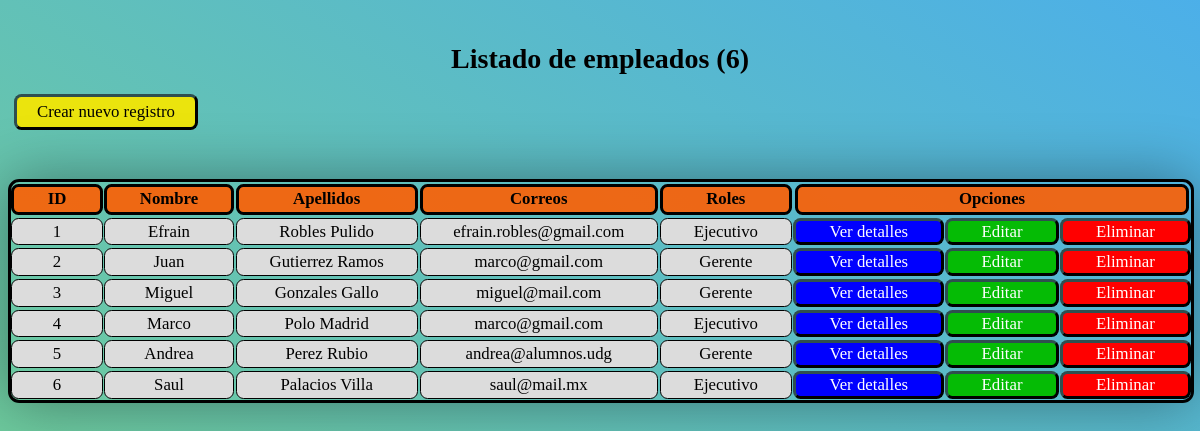
The app's page /B1/Administrador/empleados_lista.php with its own data.
### tables this page shows
CREATE TABLE `empleados` (
  `id` int(11) NOT NULL,
  `nombre` varchar(128) NOT NULL,
  `apellidos` varchar(128) NOT NULL,
  `correo` varchar(128) NOT NULL,
  `pass` varchar(32) NOT NULL,
  `rol` int(1) NOT NULL,
  `archivo_n` varchar(255) NOT NULL,
  `archivo` varchar(128) NOT NULL,
  `status` int(1) NOT NULL DEFAULT 1,
  `eliminado` int(1) NOT NULL DEFAULT 0
);

### B1/Administrador/empleados_lista.php (the view, shortened to what this page needs)
<?php
    $con = conecta();
?>
<html>
    <head>
        <link href="./css/style.css?v=<?php echo time(); ?>" rel="stylesheet" type="text/css">
    </head>
    <body>
        <?php
            $sql = "SELECT * FROM empleados
                    WHERE status = 1 AND eliminado = 0";
            $res = $con->query($sql);
            $num = $res->num_rows;
            echo "<br><h1>Listado de empleados ($num)</h1>";
        ?>
        <a class='opciones' id="crearRegistro" href="./empleados_alta.php">Crear nuevo registro</a><br><br>
        <br>
        <div class="table">
            <div class='header' id="id"><b>ID</b></div>
            <div class='header' id="nombre"><b>Nombre</b></div>
            <div class='header' id="apellidos"><b>Apellidos</b></div>
            <div class='header' id="correo"><b>Correos</b></div>
            <div class='header' id="rol"><b>Roles</b></div>
            <div class="header" id="opciones"><b>Opciones</b></div>
            <?php
                while($row = $res->fetch_array()){
                    $id = $row["id"];
                    $nombre = $row["nombre"];
                    $apellidos = $row["apellidos"];
                    $correo = $row["correo"];
                    $rol = $row["rol"] == 1?"Ejecutivo":"Gerente";
                    echo "<div class='info' id='$id'>$id</div>
                        <div class='info' id='nombre'>$nombre</div>
                        <div class='info' id='apellidos'>$apellidos</div>
                        <div class='info' id='correro'>$correo</div>
                        <div class='info' id='rol'>$rol</div>
                        <a class='opciones' id='detalles' href='detalles.com'>Ver detalles</a>
                        <a class='opciones' id='editar' href='editar.com'>Editar</a>
                        <a class='opciones' id='eliminar' href='eliminar.com'>Eliminar</a>";
                }
            ?>
        </div>
    </body>

### B1/Administrador/css/style.css (style rules this page uses)
body { background: linear-gradient(-145deg,#35a5e6e2,#74d185f9); font-size: 14px; width: auto; }
.header, .info, a { padding: 0.65%; margin: 0.09em 0.5%; display: flex; justify-content: space-around; align-items: center; border: 1px solid #000000; border-radius: 0.45em; text-decoration: none; width: auto; font-size: 1.2em; }
.table { display: grid; border: 3px solid #000000; grid-template-columns: repeat(8, auto); box-shadow: 0 0 60px #00000061; border-radius: 0.8em; width: 99.7%; }
.header#opciones { grid-column: span 3; }
.header { background-color: #ff5e00e3; border: 3px solid #000000; }
.opciones, #crearRegistro { border: 3px outset darkslategray; }
h1 { text-align: center; }
.info { background-color: gainsboro; }
#crearRegistro { background-color: #f2e606f4; color:#000000; padding:5px; width: 10em; }
#detalles { background-color: #0000ff; color: white; padding: 0%; font-stretch: normal; }
#editar { background-color: #05bb05; color: white; }
#eliminar { background-color: #ff0000; color: white; }

### records on screen
empleados: id "1", nombre "Efrain", apellidos "Robles Pulido", correo "efrain.robles@gmail.com", rol "Ejecutivo"
empleados: id "2", nombre "Juan", apellidos "Gutierrez Ramos", correo "marco@gmail.com", rol "Gerente"
empleados: id "3", nombre "Miguel", apellidos "Gonzales Gallo", correo "miguel@mail.com", rol "Gerente"
empleados: id "4", nombre "Marco", apellidos "Polo Madrid", correo "marco@gmail.com", rol "Ejecutivo"
empleados: id "5", nombre "Andrea", apellidos "Perez Rubio", correo "andrea@alumnos.udg", rol "Gerente"
empleados: id "6", nombre "Saul", apellidos "Palacios Villa", correo "saul@mail.mx", rol "Ejecutivo"

### other values on screen
$num "6"
